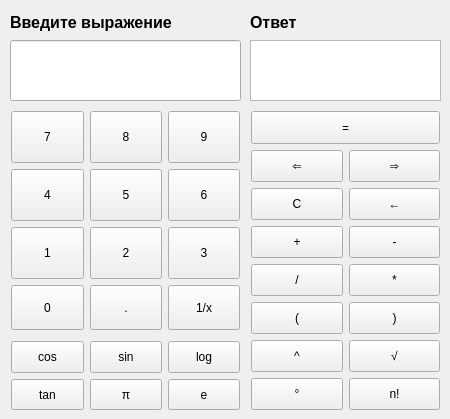
    <widget class="QWidget" name="page">
     <widget class="QPlainTextEdit" name="plainTextEdit_Result">
      <property name="geometry">
       <rect>
        <x>250</x>
        <y>40</y>
        <width>191</width>
        <height>61</height>
       </rect>
      </property>
     </widget>
     <widget class="QLineEdit" name="lineEdit">
      <property name="geometry">
       <rect>
        <x>10</x>
        <y>40</y>
        <width>231</width>
        <height>61</height>
       </rect>
      </property>
     </widget>
     <widget class="QLabel" name="label_2">
      <property name="geometry">
       <rect>
        <x>250</x>
        <y>10</y>
        <width>90</width>
        <height>25</height>
       </rect>
      </property>
      <property name="text">
       <string>&lt;html&gt;&lt;head/&gt;&lt;body&gt;&lt;p&gt;&lt;span style=&quot; font-size:12pt; font-weight:600;&quot;&gt;Ответ&lt;/span&gt;&lt;/p&gt;&lt;/body&gt;&lt;/html&gt;</string>
      </property>
     </widget>
     <widget class="QLabel" name="label_1">
      <property name="geometry">
       <rect>
        <x>10</x>
        <y>10</y>
        <width>180</width>
        <height>25</height>
       </rect>
      </property>
      <property name="text">
       <string>&lt;html&gt;&lt;head/&gt;&lt;body&gt;&lt;p&gt;&lt;span style=&quot; font-size:12pt; font-weight:600;&quot;&gt;Введите выражение&lt;/span&gt;&lt;/p&gt;&lt;/body&gt;&lt;/html&gt;</string>
      </property>
      <property name="textFormat">
       <enum>Qt::AutoText</enum>
      </property>
     </widget>
     <widget class="QPushButton" name="Button_7">
      <property name="geometry">
       <rect>
        <x>11</x>
        <y>111</y>
        <width>73</width>
        <height>52</height>
       </rect>
      </property>
      <property name="sizePolicy">
       <sizepolicy hsizetype="Minimum" vsizetype="Ignored">
        <horstretch>0</horstretch>
        <verstretch>0</verstretch>
       </sizepolicy>
      </property>
      <property name="styleSheet">
       <string notr="true">font: 75 20pt &quot;Noto Sans&quot;;</string>
      </property>
      <property name="text">
       <string>7</string>
      </property>
      <property name="iconSize">
       <size>
        <width>16</width>
        <height>16</height>
       </size>
      </property>
      <property name="checkable">
       <bool>false</bool>
      </property>
      <property name="checked">
       <bool>false</bool>
      </property>
      <attribute name="buttonGroup">
       <string notr="true">buttonGroup</string>
      </attribute>
     </widget>
     <widget class="QPushButton" name="Button_8">
      <property name="geometry">
       <rect>
        <x>90</x>
        <y>111</y>
        <width>72</width>
        <height>52</height>
       </rect>
      </property>
      <property name="sizePolicy">
       <sizepolicy hsizetype="Maximum" vsizetype="Ignored">
        <horstretch>0</horstretch>
        <verstretch>0</verstretch>
       </sizepolicy>
      </property>
      <property name="styleSheet">
       <string>font: 75 20pt &quot;Noto Sans&quot;;</string>
      </property>
      <property name="text">
       <string>8</string>
      </property>
      <attribute name="buttonGroup">
       <string notr="true">buttonGroup</string>
      </attribute>
     </widget>
     <widget class="QPushButton" name="Button_9">
      <property name="geometry">
       <rect>
        <x>168</x>
        <y>111</y>
        <width>72</width>
        <height>52</height>
       </rect>
      </property>
      <property name="sizePolicy">
       <sizepolicy hsizetype="Minimum" vsizetype="Ignored">
        <horstretch>0</horstretch>
        <verstretch>0</verstretch>
       </sizepolicy>
      </property>
      <property name="styleSheet">
       <string notr="true">font: 75 20pt &quot;Noto Sans&quot;;</string>
      </property>
      <property name="text">
       <string>9</string>
      </property>
      <attribute name="buttonGroup">
       <string notr="true">buttonGroup</string>
      </attribute>
     </widget>
     <widget class="QPushButton" name="Button_4">
      <property name="geometry">
       <rect>
        <x>11</x>
        <y>169</y>
        <width>73</width>
        <height>52</height>
       </rect>
      </property>
      <property name="sizePolicy">
       <sizepolicy hsizetype="Minimum" vsizetype="Ignored">
        <horstretch>0</horstretch>
        <verstretch>0</verstretch>
       </sizepolicy>
      </property>
      <property name="styleSheet">
       <string>font: 75 20pt &quot;Noto Sans&quot;;</string>
      </property>
      <property name="text">
       <string>4</string>
      </property>
      <attribute name="buttonGroup">
       <string notr="true">buttonGroup</string>
      </attribute>
     </widget>
     <widget class="QPushButton" name="Button_5">
      <property name="geometry">
       <rect>
        <x>90</x>
        <y>169</y>
        <width>72</width>
        <height>52</height>
       </rect>
      </property>
      <property name="sizePolicy">
       <sizepolicy hsizetype="Minimum" vsizetype="Ignored">
        <horstretch>0</horstretch>
        <verstretch>0</verstretch>
       </sizepolicy>
      </property>
      <property name="styleSheet">
       <string>font: 75 20pt &quot;Noto Sans&quot;;</string>
      </property>
      <property name="text">
       <string>5</string>
      </property>
      <attribute name="buttonGroup">
       <string notr="true">buttonGroup</string>
      </attribute>
     </widget>
     <widget class="QPushButton" name="Button_6">
      <property name="geometry">
       <rect>
        <x>168</x>
        <y>169</y>
        <width>72</width>
        <height>52</height>
       </rect>
      </property>
      <property name="sizePolicy">
       <sizepolicy hsizetype="Minimum" vsizetype="Ignored">
        <horstretch>0</horstretch>
        <verstretch>0</verstretch>
       </sizepolicy>
      </property>
      <property name="styleSheet">
       <string>font: 75 20pt &quot;Noto Sans&quot;;</string>
      </property>
      <property name="text">
       <string>6</string>
      </property>
      <attribute name="buttonGroup">
       <string notr="true">buttonGroup</string>
      </attribute>
     </widget>
     <widget class="QPushButton" name="Button_1">
      <property name="geometry">
       <rect>
        <x>11</x>
        <y>227</y>
        <width>73</width>
        <height>52</height>
       </rect>
      </property>
      <property name="sizePolicy">
       <sizepolicy hsizetype="Minimum" vsizetype="Ignored">
        <horstretch>0</horstretch>
        <verstretch>0</verstretch>
       </sizepolicy>
      </property>
      <property name="styleSheet">
       <string notr="true">font: 75 20pt &quot;Noto Sans&quot;;</string>
      </property>
      <property name="text">
       <string>1</string>
      </property>
      <attribute name="buttonGroup">
       <string notr="true">buttonGroup</string>
      </attribute>
     </widget>
     <widget class="QPushButton" name="Button_2">
      <property name="geometry">
       <rect>
        <x>90</x>
        <y>227</y>
        <width>72</width>
        <height>52</height>
       </rect>
      </property>
      <property name="sizePolicy">
       <sizepolicy hsizetype="Minimum" vsizetype="Ignored">
        <horstretch>0</horstretch>
        <verstretch>0</verstretch>
       </sizepolicy>
      </property>
      <property name="styleSheet">
       <string>font: 75 20pt &quot;Noto Sans&quot;;</string>
      </property>
      <property name="text">
       <string>2</string>
      </property>
      <attribute name="buttonGroup">
       <string notr="true">buttonGroup</string>
      </attribute>
     </widget>
     <widget class="QPushButton" name="Button_3">
      <property name="geometry">
       <rect>
        <x>168</x>
        <y>227</y>
        <width>72</width>
        <height>52</height>
       </rect>
      </property>
      <property name="sizePolicy">
       <sizepolicy hsizetype="Minimum" vsizetype="Ignored">
        <horstretch>0</horstretch>
        <verstretch>0</verstretch>
       </sizepolicy>
      </property>
      <property name="styleSheet">
       <string>font: 75 20pt &quot;Noto Sans&quot;;</string>
      </property>
      <property name="text">
       <string>3</string>
      </property>
      <attribute name="buttonGroup">
       <string notr="true">buttonGroup</string>
      </attribute>
     </widget>
     <widget class="QPushButton" name="Button_0">
      <property name="geometry">
       <rect>
        <x>11</x>
        <y>285</y>
        <width>73</width>
        <height>45</height>
       </rect>
      </property>
      <property name="sizePolicy">
       <sizepolicy hsizetype="Minimum" vsizetype="Maximum">
        <horstretch>0</horstretch>
        <verstretch>0</verstretch>
       </sizepolicy>
      </property>
      <property name="styleSheet">
       <string>font: 75 20pt &quot;Noto Sans&quot;;</string>
      </property>
      <property name="text">
       <string>0</string>
      </property>
      <attribute name="buttonGroup">
       <string notr="true">buttonGroup</string>
      </attribute>
     </widget>
     <widget class="QPushButton" name="Button_dot">
      <property name="geometry">
       <rect>
        <x>90</x>
        <y>285</y>
        <width>72</width>
        <height>45</height>
       </rect>
      </property>
      <property name="sizePolicy">
       <sizepolicy hsizetype="Minimum" vsizetype="Maximum">
        <horstretch>0</horstretch>
        <verstretch>0</verstretch>
       </sizepolicy>
      </property>
      <property name="styleSheet">
       <string>font: 75 20pt &quot;Noto Sans&quot;;</string>
      </property>
      <property name="text">
       <string>.</string>
      </property>
     </widget>
     <widget class="QPushButton" name="Button_dec">
      <property name="geometry">
       <rect>
        <x>168</x>
        <y>285</y>
        <width>72</width>
        <height>45</height>
       </rect>
      </property>
      <property name="sizePolicy">
       <sizepolicy hsizetype="Minimum" vsizetype="Preferred">
        <horstretch>0</horstretch>
        <verstretch>0</verstretch>
       </sizepolicy>
      </property>
      <property name="styleSheet">
       <string notr="true">font: 75 20pt &quot;Noto Sans&quot;;</string>
      </property>
      <property name="text">
       <string>1/x</string>
      </property>
     </widget>
     <widget class="QPushButton" name="Button_grad">
      <property name="geometry">
       <rect>
        <x>251</x>
        <y>378</y>
        <width>92</width>
        <height>32</height>
       </rect>
      </property>
      <property name="sizePolicy">
       <sizepolicy hsizetype="Preferred" vsizetype="Minimum">
        <horstretch>0</horstretch>
        <verstretch>0</verstretch>
       </sizepolicy>
      </property>
      <property name="styleSheet">
       <string notr="true">font: 75 20pt &quot;Noto Sans&quot;;</string>
      </property>
      <property name="text">
       <string>°</string>
      </property>
     </widget>
     <widget class="QPushButton" name="Button_clean">
      <property name="geometry">
       <rect>
        <x>251</x>
        <y>188</y>
        <width>92</width>
        <height>32</height>
       </rect>
      </property>
      <property name="sizePolicy">
       <sizepolicy hsizetype="Preferred" vsizetype="Minimum">
        <horstretch>0</horstretch>
        <verstretch>0</verstretch>
       </sizepolicy>
      </property>
      <property name="styleSheet">
       <string notr="true">font: 75 20pt &quot;Noto Sans&quot;;</string>
      </property>
      <property name="text">
       <string>C</string>
      </property>
     </widget>
     <widget class="QPushButton" name="Button_result">
      <property name="geometry">
       <rect>
        <x>251</x>
        <y>111</y>
        <width>189</width>
        <height>33</height>
       </rect>
      </property>
      <property name="sizePolicy">
       <sizepolicy hsizetype="MinimumExpanding" vsizetype="Preferred">
        <horstretch>0</horstretch>
        <verstretch>0</verstretch>
       </sizepolicy>
      </property>
      <property name="styleSheet">
       <string notr="true">font: 75 20pt &quot;Noto Sans&quot;;</string>
      </property>
      <property name="text">
       <string>=</string>
      </property>
     </widget>
     <widget class="QPushButton" name="Button_sum">
      <property name="geometry">
       <rect>
        <x>251</x>
        <y>226</y>
        <width>92</width>
        <height>32</height>
       </rect>
      </property>
      <property name="sizePolicy">
       <sizepolicy hsizetype="Preferred" vsizetype="Minimum">
        <horstretch>0</horstretch>
        <verstretch>0</verstretch>
       </sizepolicy>
      </property>
      <property name="styleSheet">
       <string notr="true">font: 75 20pt &quot;Noto Sans&quot;;</string>
      </property>
      <property name="text">
       <string>+</string>
      </property>
     </widget>
     <widget class="QPushButton" name="Button_dergee">
      <property name="geometry">
       <rect>
        <x>251</x>
        <y>340</y>
        <width>92</width>
        <height>32</height>
       </rect>
      </property>
      <property name="sizePolicy">
       <sizepolicy hsizetype="Preferred" vsizetype="Minimum">
        <horstretch>0</horstretch>
        <verstretch>0</verstretch>
       </sizepolicy>
      </property>
      <property name="styleSheet">
       <string notr="true">font: 75 20pt &quot;Noto Sans&quot;; 	
</string>
      </property>
      <property name="text">
       <string>^</string>
      </property>
     </widget>
     <widget class="QPushButton" name="Button_right_parenthesis">
      <property name="geometry">
       <rect>
        <x>349</x>
        <y>302</y>
        <width>91</width>
        <height>32</height>
       </rect>
      </property>
      <property name="sizePolicy">
       <sizepolicy hsizetype="Preferred" vsizetype="Minimum">
        <horstretch>0</horstretch>
        <verstretch>0</verstretch>
       </sizepolicy>
      </property>
      <property name="styleSheet">
       <string notr="true">font: 75 20pt &quot;Noto Sans&quot;;</string>
      </property>
      <property name="text">
       <string>)</string>
      </property>
     </widget>
     <widget class="QPushButton" name="Button_faqtorial">
      <property name="geometry">
       <rect>
        <x>349</x>
        <y>378</y>
        <width>91</width>
        <height>32</height>
       </rect>
      </property>
      <property name="sizePolicy">
       <sizepolicy hsizetype="Preferred" vsizetype="Minimum">
        <horstretch>0</horstretch>
        <verstretch>0</verstretch>
       </sizepolicy>
      </property>
      <property name="styleSheet">
       <string notr="true">font: 75 20pt &quot;Noto Sans&quot;;</string>
      </property>
      <property name="text">
       <string>n!</string>
      </property>
     </widget>
     <widget class="QPushButton" name="Button_sqrt">
      <property name="geometry">
       <rect>
        <x>349</x>
        <y>340</y>
        <width>91</width>
        <height>32</height>
       </rect>
      </property>
      <property name="sizePolicy">
       <sizepolicy hsizetype="Preferred" vsizetype="Minimum">
        <horstretch>0</horstretch>
        <verstretch>0</verstretch>
       </sizepolicy>
      </property>
      <property name="styleSheet">
       <string notr="true">font: 75 20pt &quot;Noto Sans&quot;;</string>
      </property>
      <property name="text">
       <string>√</string>
      </property>
     </widget>
     <widget class="QPushButton" name="Button_mult">
      <property name="geometry">
       <rect>
        <x>349</x>
        <y>264</y>
        <width>91</width>
        <height>32</height>
       </rect>
      </property>
      <property name="sizePolicy">
       <sizepolicy hsizetype="Preferred" vsizetype="Minimum">
        <horstretch>0</horstretch>
        <verstretch>0</verstretch>
       </sizepolicy>
      </property>
      <property name="styleSheet">
       <string notr="true">font: 75 20pt &quot;Noto Sans&quot;;</string>
      </property>
      <property name="text">
       <string>*</string>
      </property>
     </widget>
     <widget class="QPushButton" name="Button_left_parenthesis">
      <property name="geometry">
       <rect>
        <x>251</x>
        <y>302</y>
        <width>92</width>
        <height>32</height>
       </rect>
      </property>
      <property name="sizePolicy">
       <sizepolicy hsizetype="Preferred" vsizetype="Minimum">
        <horstretch>0</horstretch>
        <verstretch>0</verstretch>
       </sizepolicy>
      </property>
      <property name="styleSheet">
       <string notr="true">font: 75 20pt &quot;Noto Sans&quot;;</string>
      </property>
      <property name="text">
       <string>(</string>
      </property>
     </widget>
     <widget class="QPushButton" name="Button_backspace">
      <property name="geometry">
       <rect>
        <x>349</x>
        <y>188</y>
        <width>91</width>
        <height>32</height>
       </rect>
      </property>
      <property name="sizePolicy">
       <sizepolicy hsizetype="Preferred" vsizetype="Minimum">
        <horstretch>0</horstretch>
        <verstretch>0</verstretch>
       </sizepolicy>
      </property>
      <property name="styleSheet">
       <string notr="true">font: 75 20pt &quot;Noto Sans&quot;;</string>
      </property>
      <property name="text">
       <string>←</string>
      </property>
     </widget>
     <widget class="QPushButton" name="Button_diff">
      <property name="geometry">
       <rect>
        <x>349</x>
        <y>226</y>
        <width>91</width>
        <height>32</height>
       </rect>
      </property>
      <property name="sizePolicy">
       <sizepolicy hsizetype="Preferred" vsizetype="Minimum">
        <horstretch>0</horstretch>
        <verstretch>0</verstretch>
       </sizepolicy>
      </property>
      <property name="styleSheet">
       <string notr="true">font: 75 20pt &quot;Noto Sans&quot;;</string>
      </property>
      <property name="text">
       <string>-</string>
      </property>
     </widget>
     <widget class="QPushButton" name="Button_divide">
      <property name="geometry">
       <rect>
        <x>251</x>
        <y>264</y>
        <width>92</width>
        <height>32</height>
       </rect>
      </property>
      <property name="sizePolicy">
       <sizepolicy hsizetype="Preferred" vsizetype="Minimum">
        <horstretch>0</horstretch>
        <verstretch>0</verstretch>
       </sizepolicy>
      </property>
      <property name="styleSheet">
       <string notr="true">font: 75 20pt &quot;Noto Sans&quot;;</string>
      </property>
      <property name="text">
       <string>/</string>
      </property>
     </widget>
     <widget class="QPushButton" name="Button_left">
      <property name="geometry">
       <rect>
        <x>251</x>
        <y>150</y>
        <width>92</width>
        <height>32</height>
       </rect>
      </property>
      <property name="styleSheet">
       <string notr="true">font: 75 20pt &quot;Noto Sans&quot;;</string>
      </property>
      <property name="text">
       <string>⇐</string>
      </property>
     </widget>
     <widget class="QPushButton" name="Button_right">
      <property name="geometry">
       <rect>
        <x>349</x>
        <y>150</y>
        <width>91</width>
        <height>32</height>
       </rect>
      </property>
      <property name="styleSheet">
       <string notr="true">font: 75 20pt &quot;Noto Sans&quot;;</string>
      </property>
      <property name="text">
       <string>⇒</string>
      </property>
     </widget>
     <widget class="QPushButton" name="Button_tan">
      <property name="geometry">
       <rect>
        <x>11</x>
        <y>379</y>
        <width>73</width>
        <height>31</height>
       </rect>
      </property>
      <property name="sizePolicy">
       <sizepolicy hsizetype="Minimum" vsizetype="Preferred">
        <horstretch>0</horstretch>
        <verstretch>0</verstretch>
       </sizepolicy>
      </property>
      <property name="styleSheet">
       <string notr="true">font: 75 20pt &quot;Noto Sans&quot;;</string>
      </property>
      <property name="text">
       <string>tan</string>
      </property>
     </widget>
     <widget class="QPushButton" name="Button_e">
      <property name="geometry">
       <rect>
        <x>168</x>
        <y>379</y>
        <width>72</width>
        <height>31</height>
       </rect>
      </property>
      <property name="sizePolicy">
       <sizepolicy hsizetype="Minimum" vsizetype="Preferred">
        <horstretch>0</horstretch>
        <verstretch>0</verstretch>
       </sizepolicy>
      </property>
      <property name="styleSheet">
       <string notr="true">font: 75 20pt &quot;Noto Sans&quot;;</string>
      </property>
      <property name="text">
       <string>e</string>
      </property>
     </widget>
     <widget class="QPushButton" name="Button_pi">
      <property name="geometry">
       <rect>
        <x>90</x>
        <y>379</y>
        <width>72</width>
        <height>31</height>
       </rect>
      </property>
      <property name="sizePolicy">
       <sizepolicy hsizetype="Minimum" vsizetype="Preferred">
        <horstretch>0</horstretch>
        <verstretch>0</verstretch>
       </sizepolicy>
      </property>
      <property name="styleSheet">
       <string notr="true">font: 75 20pt &quot;Noto Sans&quot;;</string>
      </property>
      <property name="text">
       <string>π</string>
      </property>
     </widget>
     <widget class="QPushButton" name="Button_cos">
      <property name="geometry">
       <rect>
        <x>11</x>
        <y>341</y>
        <width>73</width>
        <height>32</height>
       </rect>
      </property>
      <property name="sizePolicy">
       <sizepolicy hsizetype="Minimum" vsizetype="Preferred">
        <horstretch>0</horstretch>
        <verstretch>0</verstretch>
       </sizepolicy>
      </property>
      <property name="styleSheet">
       <string notr="true">font: 75 20pt &quot;Noto Sans&quot;;</string>
      </property>
      <property name="text">
       <string>cos</string>
      </property>
     </widget>
     <widget class="QPushButton" name="Button_sin">
      <property name="geometry">
       <rect>
        <x>90</x>
        <y>341</y>
        <width>72</width>
        <height>32</height>
       </rect>
      </property>
      <property name="sizePolicy">
       <sizepolicy hsizetype="Minimum" vsizetype="Preferred">
        <horstretch>0</horstretch>
        <verstretch>0</verstretch>
       </sizepolicy>
      </property>
      <property name="styleSheet">
       <string notr="true">font: 75 20pt &quot;Noto Sans&quot;;</string>
      </property>
      <property name="text">
       <string>sin</string>
      </property>
     </widget>
     <widget class="QPushButton" name="Button_log">
      <property name="geometry">
       <rect>
        <x>168</x>
        <y>341</y>
        <width>72</width>
        <height>32</height>
       </rect>
      </property>
      <property name="sizePolicy">
       <sizepolicy hsizetype="Minimum" vsizetype="Preferred">
        <horstretch>0</horstretch>
        <verstretch>0</verstretch>
       </sizepolicy>
      </property>
      <property name="styleSheet">
       <string notr="true">font: 75 20pt &quot;Noto Sans&quot;;</string>
      </property>
      <property name="text">
       <string>log</string>
      </property>
     </widget>
    </widget>
